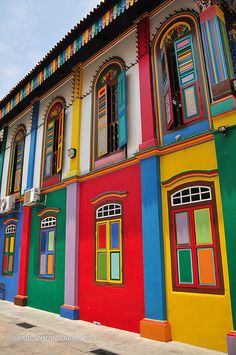
#> input picture 3.jpg, 236 x 355 px
$ python color_detection.py
#> lines starting #> are read from the running program, lines starting #| are printed output that depends on the picture
import pandas as pd
import cv2

# opencv stores in BGR format and not RGB format

# img_path = '2.jpg'
img_path = '3.jpg'
csv_path = 'colors.csv'

index = ['color', 'color_name', 'hex', 'R', 'G', 'B']
dataframe = pd.read_csv(csv_path, names=index, header=None)
#> (reads colors.csv from the repository)

img = cv2.imread(img_path)
#> img is the input picture: shape (355, 236, 3); mean B, G, R 87.1, 104.4, 131.2
img = cv2.resize(img, (800,600))
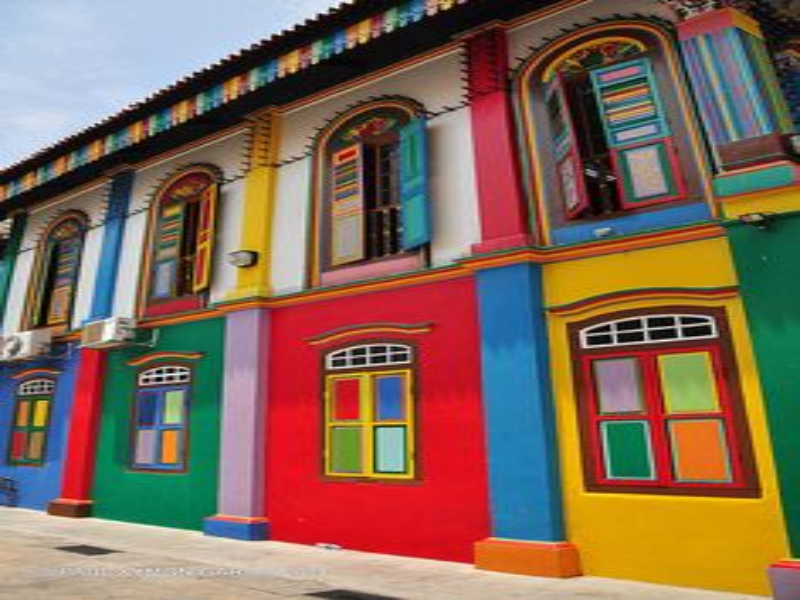
#> img: shape (600, 800, 3); mean B, G, R 87, 104.2, 131.1

clicked = False
r = g = b = xposition = yposition = 0

def get_color_name(R,G,B):
    min = 1000
    for i in range(len(dataframe)):
        d = abs(R - int(dataframe.loc[i,'R'])) + abs(G - int(dataframe.loc[i,'G'])) + abs(B - int(dataframe.loc[i,'B']))
        if d<= min:
            min=d
            colorname = dataframe.loc[i,'color_name']

    return colorname


def draw_function(event, x, y, flags, parameters):
    if event == cv2.EVENT_LBUTTONDBLCLK:
        global clicked, r, g, b, xposition, yposition
        clicked = True
        xposition= x
        yposition = y
        b, g, r =img[y, x]
        b = int(b)
        g = int(g)
        r= int(r)

cv2.namedWindow('COLOR DETECTOR')
cv2.setMouseCallback('COLOR DETECTOR', draw_function)

# print(clicked, r, g, b, xposition, yposition)

while True:
    cv2.imshow('COLOR DETECTOR', img)
    if clicked :
        cv2.rectangle(img, (20,20), (600,60), (b,g,r), -1)
        text = get_color_name(r,g,b) + ' R=' + str(r) + ' G=' + str(g) + ' B=' + str(b)
        cv2.putText(img,text, (50,50), 2, 0.8, (0,0,0), 2, cv2.LINE_AA)
        if r + g + b >=600:
            cv2.putText(img,text, (50,50), 2, 0.8, (255,255,255), 2, cv2.LINE_AA)

    if cv2.waitKey(20) & 0xFF == 27:
#> (key Esc is pressed here)
        break


cv2.destroyAllWindows()
